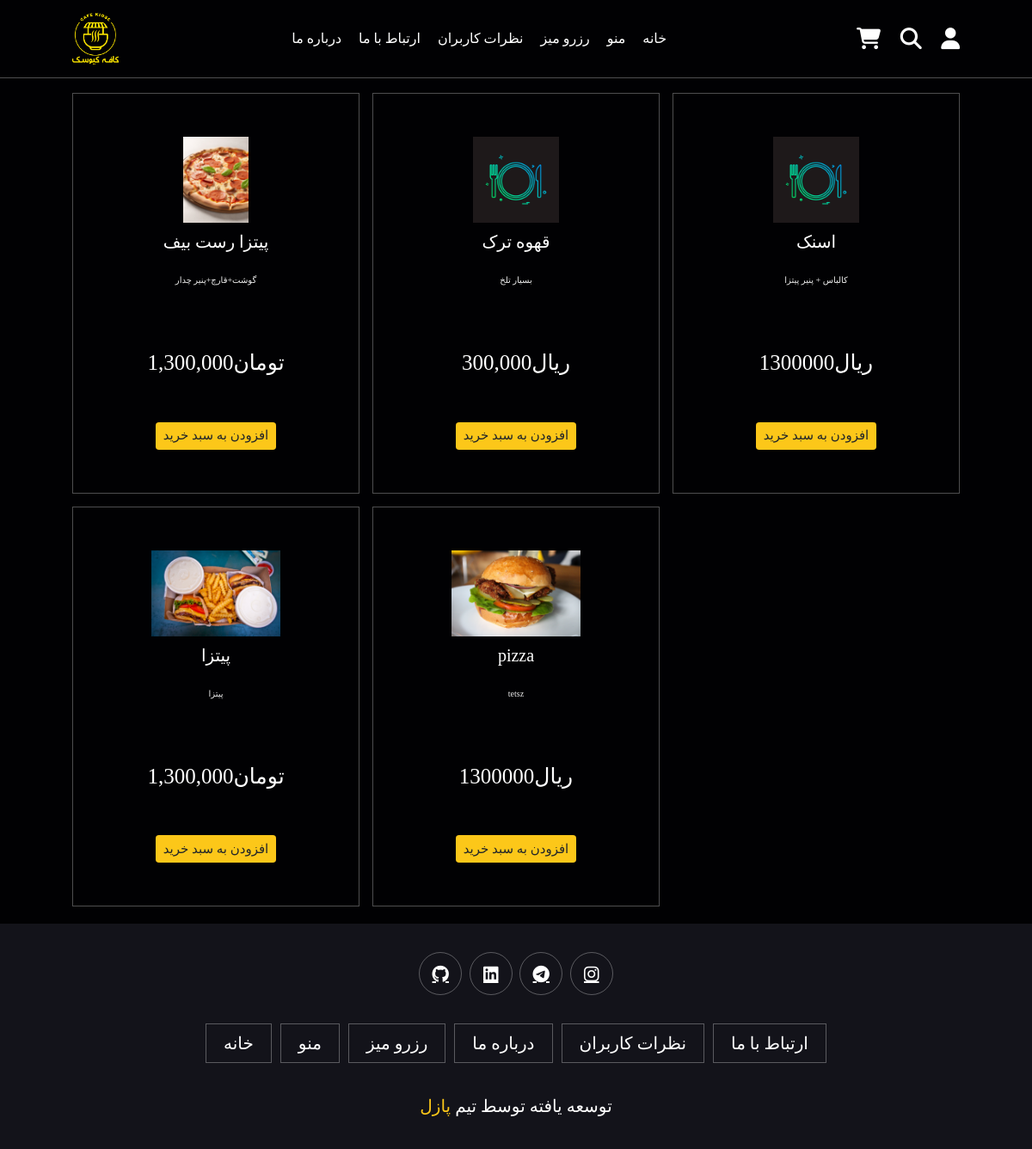
The app's page /menu/ with its own data.
### Menu/models.py (models this page shows, shortened)
class Food(models.Model):
    title = models.CharField(max_length=50)
    description = models.TextField(max_length=100)
    price = models.CharField(null=True, max_length=20)
    image = models.ImageField(null=True, upload_to='img')

### Menu/views.py (the view)
# urls.py: path('', views.menu)
def menu(request):
    foods = Food.objects.all()
    return render(request, 'Menu/menu.html', context={'foods': foods})

### Menu/templates/Menu/menu.html (shortened to what this page needs)
{% load static %}
<!DOCTYPE html>
<html lang="fa-IR">
<head>
    <link rel="stylesheet" type="text/css" href="https://cdnjs.cloudflare.com/ajax/libs/font-awesome/6.5.1/css/all.min.css">
    <link href="https://cdn.jsdelivr.net/npm/bootstrap@5.3.2/dist/css/bootstrap.min.css" rel="stylesheet">
    <link rel="stylesheet" href="{% static "Menu/css/style.css" %}">
    <link rel="stylesheet" href={% static "Menu/css/style_menu.css"%}>
</head>
<body>
    <header class="header">
        <a href="#" class="logo"><img src="{% static "Menu/images/logo without background.png" %}" alt=""></a>
        <nav class="navbar">
            <a style="text-decoration: none" href="/">درباره ما </a>
            <a style="text-decoration: none" href="/">ارتباط با ما</a>
            <a style="text-decoration: none" href="/">نظرات کاربران</a>
            <a style="text-decoration: none" href="/reserve/"> رزرو میز</a>
            <a style="text-decoration: none" href="">منو</a>
            <a style="text-decoration: none" href="/">خانه</a>
        </nav>
        <div class="icons">
            <div class="fas fa-shopping-cart" id="cart-btn"></div>
            <div class="fas fa-search" id="search-btn"></div>
            <a href="/form/"><div class="fas fa-user" id="user-btn"></div></a>
        </div>
    </header>
<section class="menu" id="menu">
    <h1 class="heading"> ما <span>منو</span></h1>
    <div class="box-container">
        {% for food in foods %}
        <div class="box">
            {% if food.image %}
                <img src="{{food.image.url}}" alt="">
            {% else %}
                <img src="{% static "Menu/images/null.png" %}" alt="">
            {% endif %}
            <h3>{{food.title}}</h3>
            <p class="description">{{food.description}}</p>
            <div class="price">{{ food.price }}</div>
            <a href="#" class="btn">افزودن به سبد خرید</a>
        </div>
        {% endfor %}
    </div>
</section>
<section class="footer">
    <div class="share">
        <a href="#" class="fab fa-github"></a>
        <a href="#" class="fab fa-linkedin"></a>
        <a href="#" class="fab fa-telegram"></a>
        <a href="#" class="fab fa-instagram"></a>
    </div>
    <div class="links">
        <a style="text-decoration: none" href="/">خانه</a>
        <a style="text-decoration: none" href="/menu/">منو</a>
        <a style="text-decoration: none" href="/reserve/"> رزرو میز</a>
        <a style="text-decoration: none" href="/">درباره ما </a>
        <a style="text-decoration: none" href="/">نظرات کاربران</a>
        <a style="text-decoration: none" href="/">ارتباط با ما</a>
    </div>
    <div class="credit"> توسعه یافته توسط تیم <span>پازل</span></div>
</section>
</body>
</html>

### Menu/static/Menu/css/style.css (style rules this page uses)
* { margin: 0; padding: 0; box-sizing: border-box; font-family: vazir; }
:root { --main-color:#fcc719; --black:#13131a; --bg:#010103; --border:.1rem solid rgba(255,255,255,.3); }
body { font-family: vazir; background: var(--bg); }
section { padding: 2rem 7%; }
.heading { text-align: center; color: #fff; text-transform: uppercase; padding-bottom: 3.5rem; font-size: 4rem; }
.heading span { color: var(--main-color); text-transform: uppercase; }
html { font-size: 62.5%; overflow-x: hidden; scroll-padding-top: 9rem; scroll-behavior: smooth; -ms-overflow-style: none; scrollbar-width: none; overflow-y: scroll; }
.header { background: var(--bg); display: flex; align-items: center; justify-content: space-between; padding: 1.5rem 7%; border-bottom: var(--border); position: fixed; top: 0;right: 0;left: 0; z-index: 1000; }
.header .logo img { height: 6rem; }
.header .navbar a { margin: 0 1rem; font-size: 1.6rem; color: #fff; }
.header .icons div { color: #fff; cursor: pointer; font-size: 2.5rem; margin-left: 2rem; }
.footer { background: var(--black); text-align: center; }
.footer .share { padding: 1rem 0; }
.footer .share a { height: 5rem; width: 5rem; line-height: 5rem; font-size: 2rem; color: #fff; border: var(--border); margin: .3rem; border-radius: 50%; }
.footer .links { display: flex; justify-content: center; flex-wrap: wrap; padding: 2rem 0; gap: 1rem; }
.footer .links a { padding: .7rem 2rem; color: #fff; border: var(--border); font-size: 2rem; }
.footer .credit { font-size: 2rem; color: #fff; font-weight: lighter; padding: 1.5rem; }
.footer .credit span { color: var(--main-color); }

### Menu/static/Menu/css/style_menu.css (style rules this page uses)
:root { --main-color:#fcc719; --black:#13131a; --bg:#010103; --border:.1rem solid rgba(255,255,255,.3); }
body { font-family: vazir; background: var(--bg); }
section { padding: 2rem 7%; }
html { font-size: 62.5%; overflow-x: hidden; scroll-padding-top: 9rem; scroll-behavior: smooth; }
.header { background: var(--bg); display: flex; align-items: center; justify-content: space-between; padding: 1.5rem 7%; border-bottom: var(--border); position: fixed; top: 0;right: 0;left: 0; z-index: 1000; }
.header .logo img { height: 6rem; }
.header .navbar a { margin: 0 1rem; font-size: 1.6rem; color: #fff; }
.header .icons div { color: #fff; cursor: pointer; font-size: 2.5rem; margin-left: 2rem; }
.menu .box-container { display: grid; grid-template-columns: repeat(auto-fit, minmax(30rem, 1fr)); gap:1.5rem; }
.menu .box-container .box { padding: 5rem; text-align: center; border: var(--border); }
.menu .box-container .box img { height: 10rem; }
.menu .box-container .box h3 { color: #fff; font-size: 2rem; padding: 1rem 0; }
.menu .box-container .box p { color:#eee; font-size: 1rem; padding: 1rem 0; }
.menu .box-container .box .price { color: #fff; font-size: 2.5rem; padding: 5rem 0; }
.menu .box-container .box .btn { background: var(--main-color); font-size: 1.5rem; }
.footer { background: var(--black); text-align: center; }
.footer .share { padding: 1rem 0; }
.footer .share a { height: 5rem; width: 5rem; line-height: 5rem; font-size: 2rem; color: #fff; border: var(--border); margin: .3rem; border-radius: 50%; }
.footer .links { display: flex; justify-content: center; flex-wrap: wrap; padding: 2rem 0; gap: 1rem; }
.footer .links a { padding: .7rem 2rem; color: #fff; border: var(--border); font-size: 2rem; }
.footer .credit { font-size: 2rem; color: #fff; font-weight: lighter; padding: 1.5rem; }
.footer .credit span { color: var(--main-color); }

### records on screen
Food: image (picture), title "پیتزا رست بیف", description "گوشت+قارچ+پنیر چدار", price "1,300,000تومان"
Food: image (picture), title "قهوه ترک", description "بسیار تلخ", price "300,000ريال"
Food: image (picture), title "اسنک", description "کالباس + پنیر پیتزا", price "1300000ريال"
Food: image (picture), title "پیتزا", description "پیتزا", price "1,300,000تومان"
Food: image (picture), title "pizza", description "tetsz", price "1300000ريال"
